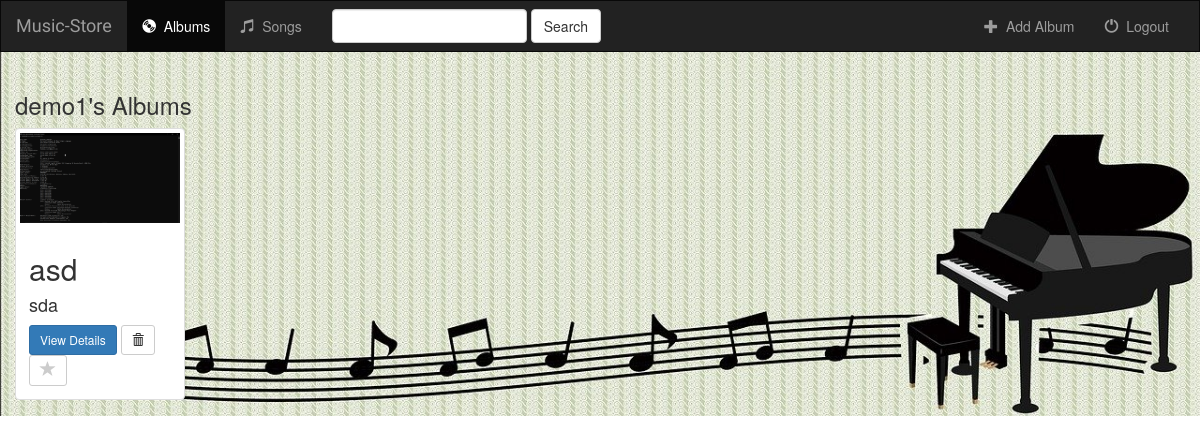
The app's page / (signed in), older data.
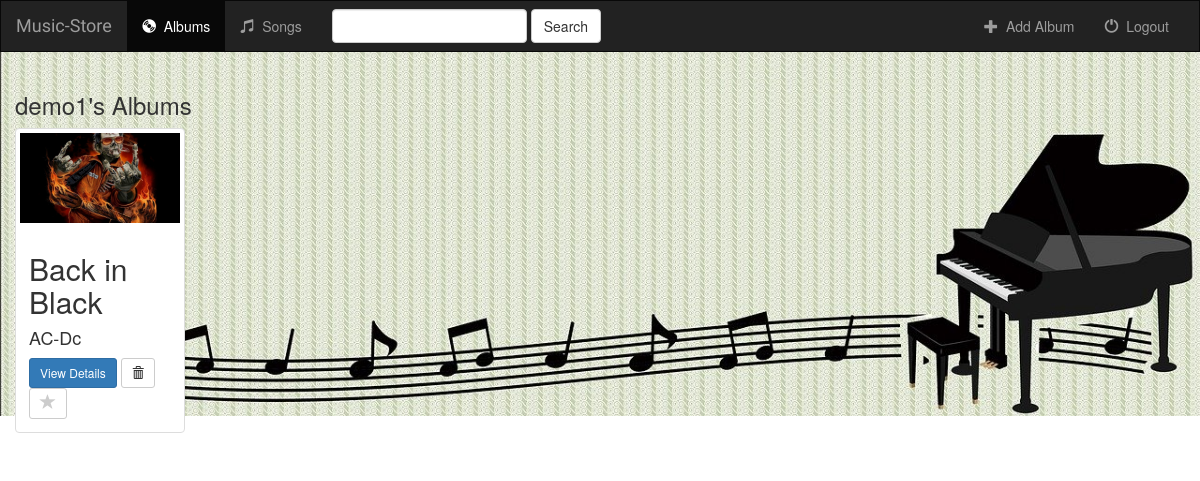
The same page, newer data.
### music/models.py (models this page shows, shortened)
class Album(models.Model):
    user = models.ForeignKey(User, default=1, on_delete=models.CASCADE)
    artist = models.CharField(max_length=250)
    album_title = models.CharField(max_length=500)
    genre = models.CharField(max_length=100)
    album_logo = models.FileField()
    is_favorite = models.BooleanField(default=False)

### music/views.py (the view)
# urls.py: path('', views.index, name='index'),
def index(request):
    if not request.user.is_authenticated:
        return render(request, 'music/login.html')
    else:
        albums = Album.objects.filter(user=request.user)
        song_results = Song.objects.all()
        query = request.GET.get("q")
        if query:
            albums = albums.filter(
                Q(album_title__icontains=query) |
                Q(artist__icontains=query)
            ).distinct()
            song_results = song_results.filter(
                Q(song_title__icontains=query)
            ).distinct()
            return render(request, 'music/index.html', {
                'albums': albums,
                'songs': song_results,
            })
        else:
            return render(request, 'music/index.html', {'albums': albums})

### music/templates/music/index.html (shortened to what this page needs)
{% extends 'music/base.html' %}
{% block albums_active %}active{% endblock %}
{% block body %}
<div class="albums-container container-fluid">
    <div class="row">
        <div class="col-sm-12">
            <h3>{{ user.username }}'s Albums</h3>
        </div>
        {% if albums %}
            {% for album in albums %}
                <div class="col-sm-4 col-lg-2">
                    <div class="thumbnail">
                        <a href="{% url 'music:detail' album.id %}">
                            <img src="{{ album.album_logo.url }}" class="img-responsive">
                        </a>
                        <div class="caption">
                            <h2>{{ album.album_title }}</h2>
                            <h4>{{ album.artist }}</h4>
                            <a href="{% url 'music:detail' album.id %}" class="btn btn-primary btn-sm" role="button">View Details</a>
                            <form action="{% url 'music:delete_album' album.id %}" method="post" style="display: inline;">
                                <button type="submit" class="btn btn-default btn-sm">
                                    <span class="glyphicon glyphicon-trash"></span>
                                </button>
                            </form>
                            <a href="{% url 'music:favorite_album' album.id %}" class="btn btn-default btn-sm btn-favorite" role="button">
                                <span class="glyphicon glyphicon-star {% if album.is_favorite %}active{% endif %}"></span>
                            </a>
                        </div>
                    </div>
                </div>
            {% endfor %}
        {% endif %}
    </div>
</div>
{% endblock %}

### music/templates/music/base.html (shortened to what this page needs)
<!DOCTYPE html>
<html lang="en">
  <head>
    {% load static %}
    <link
      rel="stylesheet"
      href="https://maxcdn.bootstrapcdn.com/bootstrap/3.3.6/css/bootstrap.min.css"
    />
    <link
      rel="stylesheet"
      type="text/css"
      href="{% static 'music/style.css' %}"
    />
  </head>
  <body>
    <nav class="navbar navbar-inverse">
      <div class="container-fluid">
        <div class="navbar-header">
          <a class="navbar-brand" href="{% url 'music:index' %}">Music-Store</a>
        </div>
        <div class="collapse navbar-collapse" id="topNavBar">
          <ul class="nav navbar-nav">
            <li class="{% block albums_active %}{% endblock %}">
              <a href="{% url 'music:index' %}"
                ><span class="glyphicon glyphicon-cd" aria-hidden="true"></span
                >&nbsp; Albums</a
              >
            </li>
            <li class="{% block songs_active %}{% endblock %}">
              <a href="{% url 'music:songs' 'all' %}"
                ><span
                  class="glyphicon glyphicon-music"
                  aria-hidden="true"
                ></span
                >&nbsp; Songs</a
              >
            </li>
          </ul>
          <form
            class="navbar-form navbar-left"
            role="search"
            method="get"
            action="{% url 'music:index' %}"
          >
            <div class="form-group">
              <input
                type="text"
                class="form-control"
                name="q"
                value="{{ request.GET.q }}"
              />
            </div>
            <button type="submit" class="btn btn-default">Search</button>
          </form>
          <ul class="nav navbar-nav navbar-right">
            <li>
              <a href="{% url 'music:create_album' %}">
                <span class="glyphicon glyphicon-plus" aria-hidden="true"></span
                >&nbsp; Add Album
              </a>
            </li>
            <li>
              <a href="{% url 'music:logout_user' %}">
                <span class="glyphicon glyphicon-off" aria-hidden="true"></span
                >&nbsp; Logout
              </a>
            </li>
          </ul>
        </div>
      </div>
    </nav>
    {% block body %} {% endblock %}
  </body>
</html>

### music/static/music/style.css (style rules this page uses)
body { background: white url("images/background.jpg"); height: 100%; background-position: center; background-repeat: no-repeat; background-size: cover; position: fixed; }
.navbar { border-radius: 0; }
.navbar-brand { font-family: "Satisfy", cursive; }
.glyphicon-star { color: #cccccc; font-size: 16px; }

Row changes from the older to the newer data that the page shows:
removed Album: album_logo (picture), album_title "asd", artist "sda", is_favorite False (drawn)
added Album: album_logo (picture), album_title "Back in Black", artist "AC-Dc", is_favorite False (drawn)
